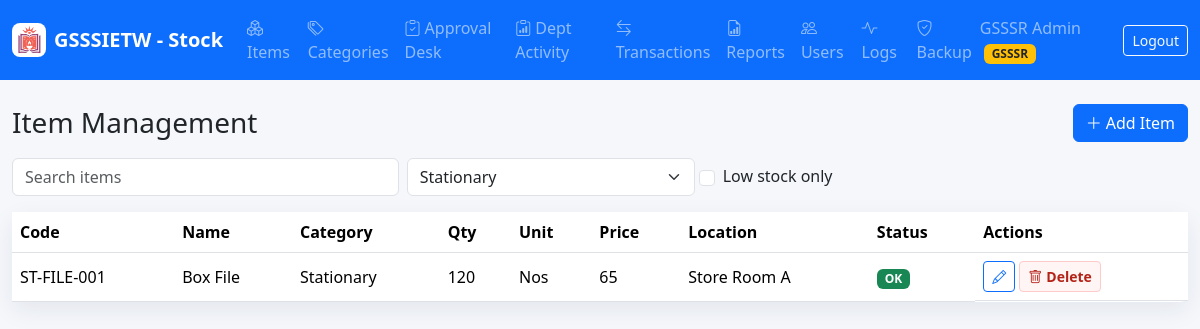
The page /admin/items.php?category=1 (signed in) on the database its author committed.
### tables this page shows
CREATE TABLE `items` (
  `id` int NOT NULL AUTO_INCREMENT,
  `item_code` varchar(60) NOT NULL,
  `item_name` varchar(180) NOT NULL,
  `category_id` int NOT NULL,
  `quantity` decimal(12,2) NOT NULL DEFAULT '0.00',
  `unit` varchar(40) NOT NULL DEFAULT 'Nos',
  `unit_price` decimal(12,2) NOT NULL DEFAULT '0.00',
  `minimum_stock` decimal(12,2) NOT NULL DEFAULT '0.00',
  `storage_location` varchar(160) DEFAULT NULL,
  `description` text,
  `status` enum('ACTIVE','INACTIVE') NOT NULL DEFAULT 'ACTIVE',
  `archive_reason` text,
  `archived_by` int DEFAULT NULL,
  `archived_at` datetime DEFAULT NULL,
  `deletion_approval_status` enum('NOT_REQUESTED','PENDING_GSSSR','APPROVED_BY_GSSSR','REJECTED_BY_GSSSR') NOT NULL DEFAULT 'NOT_REQUESTED',
  `invoice_path` varchar(255) DEFAULT NULL,
  `created_by` int DEFAULT NULL,
  `created_at` timestamp NULL DEFAULT CURRENT_TIMESTAMP,
  `updated_at` timestamp NULL DEFAULT NULL ON UPDATE CURRENT_TIMESTAMP,
  `deleted_at` timestamp NULL DEFAULT NULL,
  PRIMARY KEY (`id`),
  UNIQUE KEY `item_code` (`item_code`),
  KEY `idx_items_category` (`category_id`),
  KEY `idx_items_low_stock` (`quantity`,`minimum_stock`),
  KEY `created_by` (`created_by`),
  KEY `archived_by` (`archived_by`),
  CONSTRAINT `items_ibfk_1` FOREIGN KEY (`category_id`) REFERENCES `categories` (`id`),
  CONSTRAINT `items_ibfk_2` FOREIGN KEY (`created_by`) REFERENCES `users` (`id`),
  CONSTRAINT `items_ibfk_3` FOREIGN KEY (`archived_by`) REFERENCES `users` (`id`)
);

CREATE TABLE `categories` (
  `id` int NOT NULL AUTO_INCREMENT,
  `name` varchar(120) NOT NULL,
  `description` text,
  `created_at` timestamp NULL DEFAULT CURRENT_TIMESTAMP,
  PRIMARY KEY (`id`),
  UNIQUE KEY `name` (`name`)
);

### includes/db.php (called while the page is built, shortened)
<?php
final class Database
{
    private static ?PDO $pdo = null;
    public static function conn(): PDO
    {
        if (self::$pdo === null) {
            $dsn = 'mysql:host=' . DB_HOST . ';dbname=' . DB_NAME . ';charset=utf8mb4';
            self::$pdo = new PDO($dsn, DB_USER, DB_PASS, [
                PDO::ATTR_ERRMODE => PDO::ERRMODE_EXCEPTION,
                PDO::ATTR_DEFAULT_FETCH_MODE => PDO::FETCH_ASSOC,
                PDO::ATTR_EMULATE_PREPARES => false,
            ]);
        }
        return self::$pdo;
    }
}

### admin/items.php (the view, shortened to what this page needs)
<?php
require_once __DIR__ . '/../includes/layout.php';
$categories = rows('SELECT * FROM categories ORDER BY name');
$category = $_GET['category'] ?? '';
$low = isset($_GET['low']);
$params = [];
$where = 'WHERE i.deleted_at IS NULL AND i.status = "ACTIVE"';
if ($category !== '') { $where .= ' AND i.category_id=?'; $params[] = $category; }
$items = rows("SELECT i.*, c.name category_name FROM items i JOIN categories c ON c.id=i.category_id $where ORDER BY i.item_name", $params);
?>
<div class="d-flex flex-wrap justify-content-between align-items-center gap-2 mb-3">
  <h1 class="h3 mb-0">Item Management</h1>
  <button class="btn btn-primary" data-bs-toggle="modal" data-bs-target="#itemModal"><i class="bi bi-plus-lg me-1"></i>Add Item</button>
</div>
<form class="row g-2 mb-3">
  <div class="col-md-4"><input class="form-control" data-filter-table="#itemsTable" placeholder="Search items"></div>
  <div class="col-md-3"><select name="category" class="form-select" onchange="this.form.submit()"><option value="">All categories</option><?php foreach ($categories as $c): ?><option value="<?= $c['id'] ?>" <?= $category == $c['id'] ? 'selected' : '' ?>><?= e($c['name']) ?></option><?php endforeach; ?></select></div>
  <div class="col-md-3 form-check d-flex align-items-center ps-4"><input class="form-check-input me-2" type="checkbox" name="low" value="1" onchange="this.form.submit()" <?= $low ? 'checked' : '' ?>><label class="form-check-label">Low stock only</label></div>
</form>
<div class="card metric-card"><div class="table-responsive">
<table class="table table-hover align-middle mb-0" id="itemsTable">
  <thead><tr><th>Code</th><th>Name</th><th>Category</th><th>Qty</th><th>Unit</th><th>Price</th><th>Location</th><th>Status</th><th>Actions</th></tr></thead>
  <tbody>
  <?php foreach ($items as $i): ?>
    <tr>
      <td><?= e($i['item_code']) ?></td>
      <td><?= e($i['item_name']) ?></td>
      <td><?= e($i['category_name']) ?></td>
      <td><?= e((int)$i['quantity']) ?></td>
      <td><?= e($i['unit']) ?></td>
      <td><?= (int)$i['unit_price'] > 0 ? e(number_format((int)$i['unit_price'], 0)) : '<span class="text-muted">-</span>' ?></td>
      <td><?= e($i['storage_location']) ?></td>
      <td><?= stock_badge($i) ?></td>
      <td class="d-flex gap-1 flex-wrap">
        <button class="btn btn-sm btn-outline-primary" data-bs-toggle="modal" data-bs-target="#edit<?= $i['id'] ?>"><i class="bi bi-pencil"></i></button>
        <button class="btn btn-sm btn-delete-soft" data-bs-toggle="modal" data-bs-target="#deleteModal<?= $i['id'] ?>"><i class="bi bi-trash me-1"></i>Delete</button>
      </td>
    </tr>
  <?php endforeach; ?>
  </tbody>
</table></div></div>

### includes/functions.php (shortened to what this page needs)
<?php
require_once __DIR__ . '/db.php';
function e(?string $value): string
{
    return htmlspecialchars((string)$value, ENT_QUOTES, 'UTF-8');
}
function stock_badge(array $item): string
{
    return '<span class="badge text-bg-success">OK</span>';
}
function rows(string $sql, array $params = []): array
{
    $stmt = Database::conn()->prepare($sql);
    $stmt->execute($params);
    return $stmt->fetchAll();
}

### assets/css/app.css (style rules this page uses)
body { background: #f5f7fb; }
.metric-card { border: 0; border-radius: 8px; box-shadow: 0 8px 24px rgba(30, 41, 59, .08); }
.table thead th { white-space: nowrap; }
.btn-delete-soft { --bs-btn-color: #b42318; --bs-btn-bg: #fff5f5; --bs-btn-border-color: #fecaca; --bs-btn-hover-color: #fff; --bs-btn-hover-bg: #dc2626; --bs-btn-hover-border-color: #dc2626; --bs-btn-active-color: #fff; --bs-btn-active-bg: #b91c1c; --bs-btn-active-border-color: #b91c1c; font-weight: 600; }

### rows shown on the page
items: item_code "ST-FILE-001", item_name "Box File", category.name "Stationary", quantity "120", unit "Nos", unit_price "65", storage_location "Store Room A"

### other values the page prints
APP_SHORT_NAME "GSSSIETW - Stock"
$l[1] "Items"
$l[1] "Categories"
$l[1] "Approval Desk"
$l[1] "Dept Activity"
$l[1] "Transactions"
$l[1] "Reports"
$l[1] "Users"
$l[1] "Logs"
$l[1] "Backup"
$u['name'] "GSSSR Admin"
$role "GSSSR"
form field category "Stationary"
